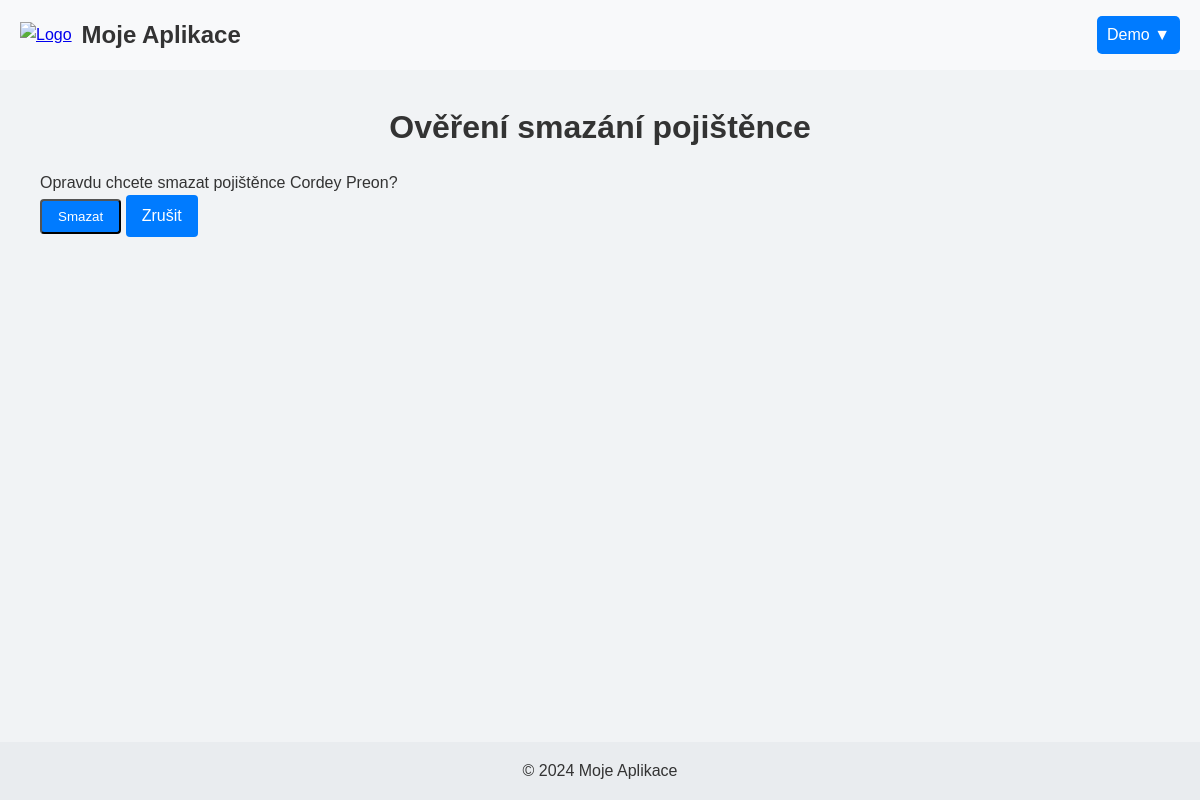
The page /pojistenci/smazat/pojistenec/2/ (signed in) on the database its author committed.
### NovyProjekt/models.py (models this page shows, shortened)
class Uzivatel(AbstractBaseUser):
    first_name = models.CharField(max_length=50, default="")
    last_name = models.CharField(max_length=50, default="")
    email = models.EmailField(max_length=300, unique=True)
    is_admin = models.BooleanField(default=False)
    is_active = models.BooleanField(default=True)
    last_login = models.DateTimeField(default=timezone.now)
    date_joined = models.DateTimeField(default=timezone.now)
    foto = models.ImageField(upload_to='images/', blank=True, null=True)
    objects = UzivatelManager()
    USERNAME_FIELD = 'email'
    REQUIRED_FIELDS = ['first_name', 'last_name']  # Uživatelské jméno je email, takže ho neuvádíme v REQUIRED_FIELDS

class Pojistenec(models.Model):
    user = models.ForeignKey(Uzivatel, on_delete=models.CASCADE, null=True, blank=True)
    jmeno = models.CharField(max_length=100)
    prijmeni = models.CharField(max_length=100)
    adresa = models.CharField(max_length=255)
    vek = models.IntegerField(null=True)
    foto = models.ImageField(upload_to='images/', blank=True, null=True)

### NovyProjekt/views.py (the view)
# urls.py: path('pojistenci/smazat/pojistenec/<int:pk>/', views.smazat_pojistence, name='smazat_pojistence'),
@login_required
def smazat_pojistence(request, pk):
    pojistenec = get_object_or_404(Pojistenec, pk=pk)
    if request.method == 'POST':
        pojistenec.delete()
        return redirect('seznam_pojistencu')
    return render(request, 'pojistenci/smazat_pojistence.html', {'pojistenec': pojistenec})

### NovyProjekt/templates/pojistenci/smazat_pojistence.html (shortened to what this page needs)
{% extends 'index.html' %}
{% block content %}
    <div class="container">
        <h1>Ověření smazání pojištěnce</h1>
        <p>Opravdu chcete smazat pojištěnce {{ pojistenec.jmeno }} {{ pojistenec.prijmeni }}?</p>
        <form method="post">
            <button type="submit" class="btn btn-danger">Smazat</button>
            <a href="{% url 'seznam_pojistencu' %}" class="btn">Zrušit</a>
        </form>
    </div>
{% endblock %}

### NovyProjekt/templates/index.html (shortened to what this page needs)
<!DOCTYPE html>
<html lang="cs">
<head>
    {% load static %}
    <link rel="stylesheet" href="{% static 'css/index.css' %}">
</head>
<body>
    <header>
        <div class="container">
            <div class="header-content">
                <div class="logo">
                    <a href="{% url 'index' %}">
                        <img src="{% static 'images/image.png' %}" alt="Logo" class="logo-img">
                    </a>
                    <span>Moje Aplikace</span>
                </div>
                <div class="dropdown">
                    <button class="dropbtn">
                        {% if user.is_authenticated %}
                            {{ user.first_name }} ▼
                        {% else %}
                            Menu ▼
                        {% endif %}
                    </button>
                </div>
            </div>
        </div>
    </header>
    <main>
        <div class="container">
            {% block content %}{% endblock %}
        </div>
    </main>
    <footer>
        <div class="container">
            <p>&copy; 2024 Moje Aplikace</p>
        </div>
    </footer>
</body>
</html>

### NovyProjekt/static/css/index.css (style rules this page uses)
* { margin: 0; padding: 0; box-sizing: border-box; }
body { font-family: Arial, sans-serif; line-height: 1.6; color: #333; min-height: 100vh; display: flex; flex-direction: column; }
.container { width: 100%; max-width: 1200px; margin: 0 auto; padding: 0 20px; }
header { background-color: #f8f9fa; padding: 1rem 0; }
.header-content { display: flex; justify-content: space-between; align-items: center; }
.logo { display: flex; justify-content: flex-start; align-items: center ; }
.logo img { width: 40px; height: 40px; margin-right: 10px; }
.logo span { font-size: 1.5rem; font-weight: bold; }
.dropdown { position: relative; display: inline-block; }
.dropbtn { background-color: #007bff; color: white; padding: 10px; font-size: 16px; border: none; border-radius: 5px; cursor: pointer; }
main { flex-grow: 1; padding: 2rem 0; background-color: #f1f3f5; }
h1 { text-align: center; margin-bottom: 1rem; }
.btn { display: inline-block; background-color: #007bff; color: white; padding: 0.5rem 1rem; text-decoration: none; border-radius: 4px; transition: background-color 0.3s; }
footer { background-color: #e9ecef; padding: 1rem 0; text-align: center; }

### rows shown on the page
Uzivatel: first_name "Demo"
Pojistenec: jmeno "Cordey", prijmeni "Preon"
